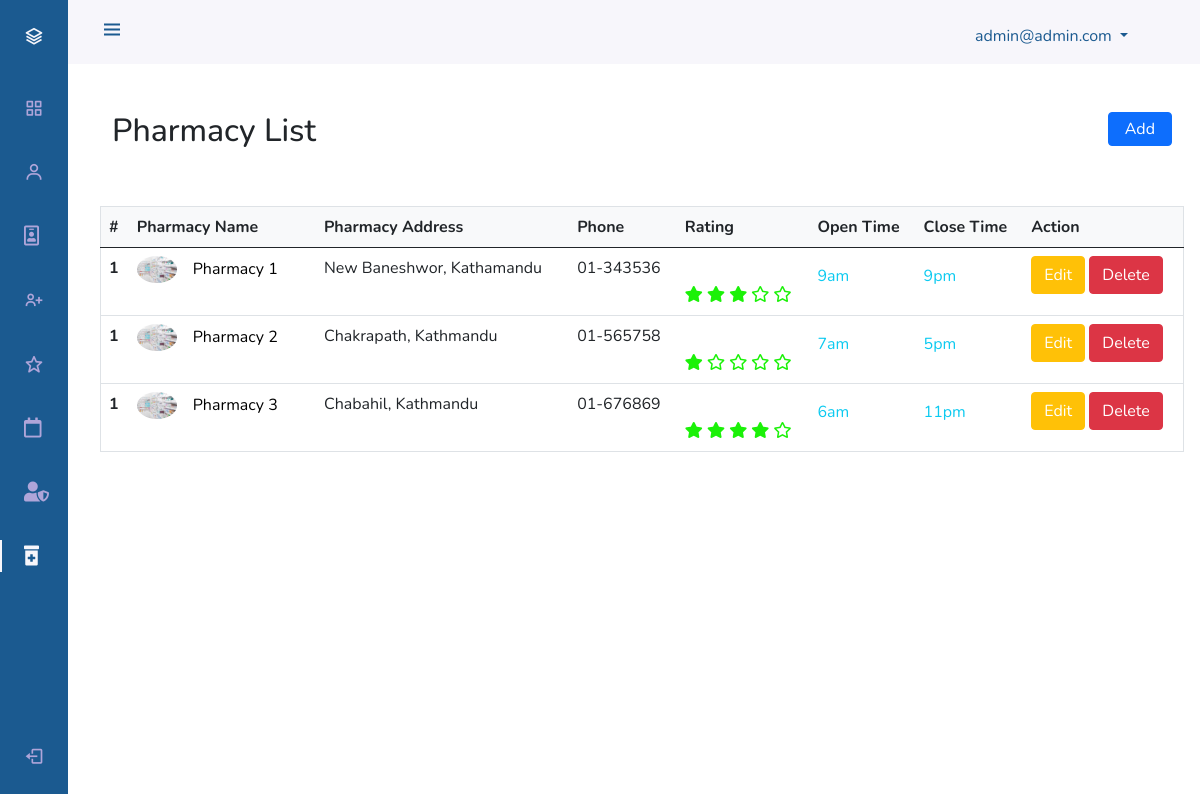
The page /admindashboard/pharmacies/ (signed in) on the database as committed earlier.
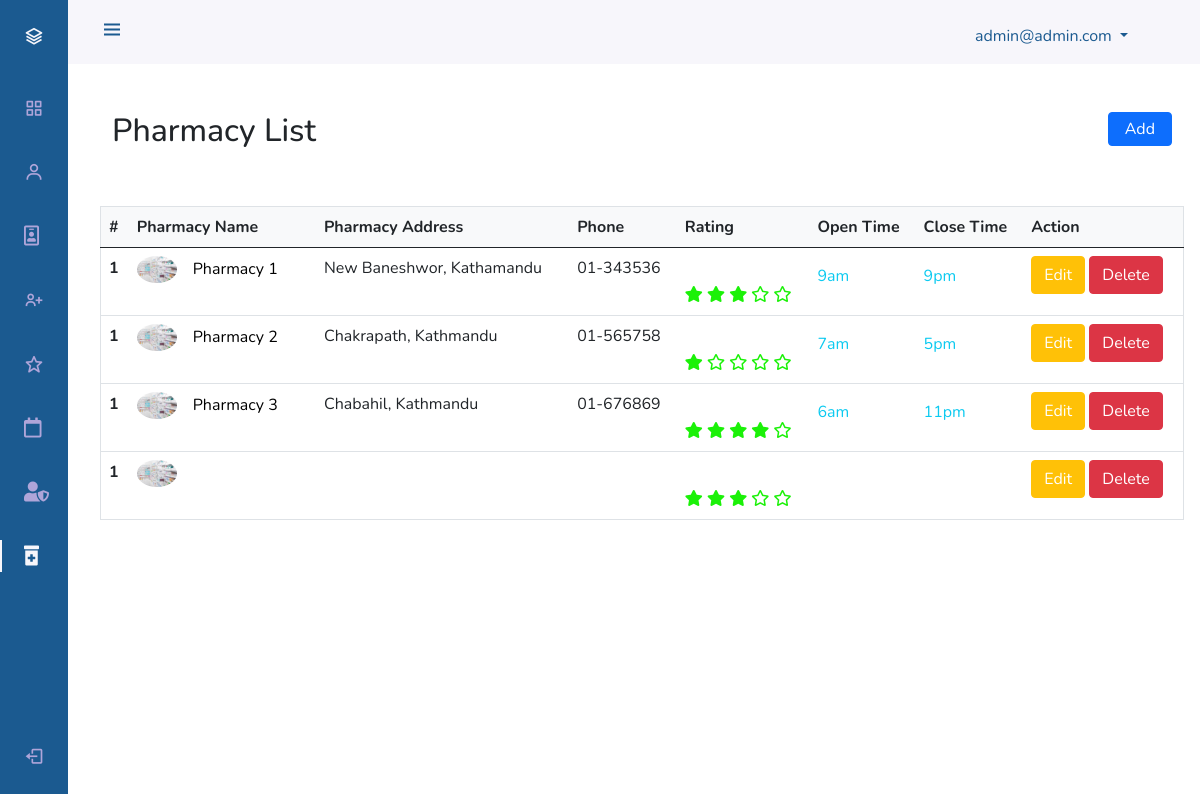
The same page on the database as committed later.
### pharmacy/models.py (models this page shows, shortened)
class Pharmacy(models.Model):
    pharmacy_name = models.CharField(max_length=100)
    phone_number = models.CharField(max_length=20)
    address = models.CharField(max_length=100)
    opens_at = models.CharField(max_length=100)
    closes_at = models.CharField(max_length=100)
    rating = models.PositiveIntegerField(validators=[MaxValueValidator(5),])
    photo = models.ImageField(blank=True,upload_to='pharmacy/',default='profile/default_pharmacy.jpg')
    class Meta:
        verbose_name_plural = "Pharmacies"

### admins/decorators.py (the view)
    def wrapper_function(request, *args, **kwargs):
        if not request.user.is_superuser:
            return redirect('/admindashboard/login')
        else:
            return view_function(request, *args, **kwargs)

### admins/views.py (called while the page is built)
@is_user_admin
def adminPharmacies(request):
    pharmacy = Pharmacy.objects.all()
    context = {
        'pharmacy_list':pharmacy
    }
    return render(request,'admindashboard/pharmacy.html',context)

### templates/admindashboard/pharmacy.html (shortened to what this page needs)
{% extends "adminBase.html"%} {% load static %}
{% block content %}
    {% include 'includes/admin_header.html' %}
    {% include 'includes/admin_sidebar.html' %}
    <div class="pt-5 mt-5" >
        <div class="container pb-5 ">
            <h2 class="text">Pharmacy List
                <span>
                    <button type="button" class="btn btn-primary px-3 py-1 float-end fs-6" data-bs-toggle="modal" data-bs-target="#staticBackdrop">
                      Add
                    </button>
                </span>
            </h2>
        </div>
        <table class="table border">
            <thead>
              <tr class="bg-light">
                <th scope="col">#</th>
                <th scope="col">Pharmacy Name</th>
                <th scope="col">Pharmacy Address</th>
                <th scope="col">Phone</th>
                <th scope="col">Rating</th>
                <th scope="col">Open Time</th>
                <th scope="col">Close Time</th>
                <th scope="col">Action</th>
              </tr>
            </thead>
            <tbody>
              {% for pharmacy in pharmacy_list %}
              <tr>
                <th scope="row">1</th>
                <td scope="row">
                  <a href="#" class="name"> <img src="{{pharmacy.photo.url}}" width="40px" class="rounded-circle" alt=""><span class="m-3">{{pharmacy.pharmacy_name}}</span></a>
              </td>
                <td>{{pharmacy.address}}</td>
                <td>{{pharmacy.phone_number}}</td>
                <td class="pt-3">
                  <i class="fas fa-star"></i>
                                    <i class="{% if pharmacy.rating > 1 %} fas fa-star{% else %}far fa-star{% endif %}"></i>
                                    <i class="{% if pharmacy.rating > 2 %} fas fa-star {% else %}far fa-star{% endif %}"></i>
                                    <i class="{% if pharmacy.rating > 3 %} fas fa-star {% else %}far fa-star{% endif %}"></i>
                                    <i class="{% if pharmacy.rating > 4 %} fas fa-star {% else %}far fa-star{% endif %}"></i>
              </td>
                <td class="text-info pt-3">{{pharmacy.opens_at}}</td>
                <td class="text-info pt-3">{{pharmacy.closes_at}}</td>
                <td>
                    <span>
                        <button class="btn btn-warning text-white" data-bs-toggle="modal" data-bs-target="#staticBackdrop1">Edit</button>
                        <button class="btn btn-danger text-white"  data-bs-toggle="modal" data-bs-target="#staticBackdrop2">Delete</button>
                    </span>
                </td>
              </tr>
              {% endfor %}
            </tbody>
          </table>
    </div>
    {% endblock %}

Rows that differ between the two databases and show on the page:
added Pharmacy: photo (placeholder picture), rating 3 (drawn)
